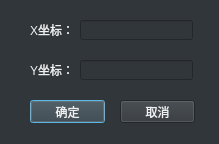
<?xml version="1.0" encoding="UTF-8"?>
<ui version="4.0">
 <class>Dialog</class>
 <widget class="QDialog" name="Dialog">
  <property name="geometry">
   <rect>
    <x>0</x>
    <y>0</y>
    <width>219</width>
    <height>144</height>
   </rect>
  </property>
  <property name="windowTitle">
   <string>Dialog</string>
  </property>
  <property name="styleSheet">
   <string notr="true">    color: #eff0f1;
    background-color: #31363b;
    selection-background-color:#3daee9;
    selection-color: #eff0f1;
    background-clip: border;
    border-image: none;
    outline: 0;</string>
  </property>
  <property name="sizeGripEnabled">
   <bool>true</bool>
  </property>
  <widget class="QLabel" name="label">
   <property name="geometry">
    <rect>
     <x>30</x>
     <y>24</y>
     <width>54</width>
     <height>12</height>
    </rect>
   </property>
   <property name="text">
    <string>X坐标：</string>
   </property>
  </widget>
  <widget class="QLabel" name="label_2">
   <property name="geometry">
    <rect>
     <x>30</x>
     <y>64</y>
     <width>54</width>
     <height>12</height>
    </rect>
   </property>
   <property name="text">
    <string>Y坐标：</string>
   </property>
  </widget>
  <widget class="QLineEdit" name="lineEdit_move_X">
   <property name="geometry">
    <rect>
     <x>80</x>
     <y>20</y>
     <width>113</width>
     <height>20</height>
    </rect>
   </property>
  </widget>
  <widget class="QLineEdit" name="lineEdit_move_Y">
   <property name="geometry">
    <rect>
     <x>80</x>
     <y>60</y>
     <width>113</width>
     <height>20</height>
    </rect>
   </property>
  </widget>
  <widget class="QPushButton" name="pushButton_ok">
   <property name="geometry">
    <rect>
     <x>30</x>
     <y>100</y>
     <width>75</width>
     <height>23</height>
    </rect>
   </property>
   <property name="text">
    <string>确定</string>
   </property>
  </widget>
  <widget class="QPushButton" name="pushButton_cancel">
   <property name="geometry">
    <rect>
     <x>120</x>
     <y>100</y>
     <width>75</width>
     <height>23</height>
    </rect>
   </property>
   <property name="text">
    <string>取消</string>
   </property>
  </widget>
 </widget>
 <resources/>
 <connections>
  <connection>
   <sender>pushButton_cancel</sender>
   <signal>clicked()</signal>
   <receiver>Dialog</receiver>
   <slot>close()</slot>
   <hints>
    <hint type="sourcelabel">
     <x>170</x>
     <y>110</y>
    </hint>
    <hint type="destinationlabel">
     <x>206</x>
     <y>91</y>
    </hint>
   </hints>
  </connection>
  <connection>
   <sender>pushButton_ok</sender>
   <signal>clicked()</signal>
   <receiver>Dialog</receiver>
   <slot>accept()</slot>
   <hints>
    <hint type="sourcelabel">
     <x>68</x>
     <y>107</y>
    </hint>
    <hint type="destinationlabel">
     <x>20</x>
     <y>50</y>
    </hint>
   </hints>
  </connection>
 </connections>
</ui>
